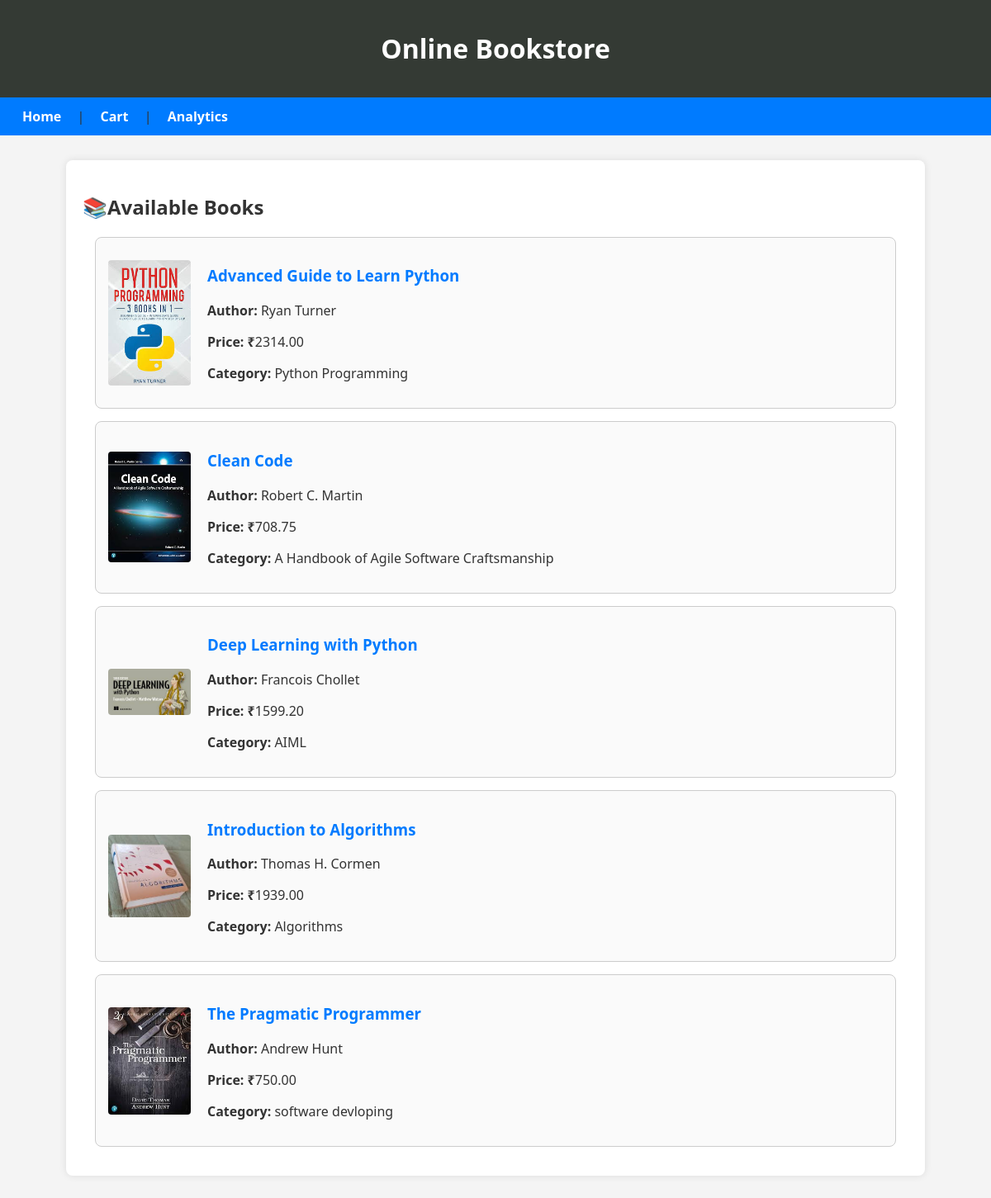
The page / on the database its author committed.
### bookstore/models.py (models this page shows, shortened)
class Book(models.Model):
    title = models.CharField(max_length=200)
    author = models.CharField(max_length=100)
    price = models.DecimalField(max_digits=6, decimal_places=2)
    description = models.TextField()
    category = models.CharField(max_length=50)
    stock = models.PositiveBigIntegerField()
    image = models.ImageField(upload_to='books/', blank=True)

### bookstore/views.py (the view)
# urls.py: path('',views.index, name='index'),
def index(request):
    books = Book.objects.all()
    return render(request, 'index.html', {'books': books})

### templates/index.html
{% extends 'base.html' %}
{% load static %}
{% block content %}
<h2>📚Available Books</h2>
{% for book in books %}
<div class="book-card">
    {% if book.image %}
    <img src="{{ book.image.url}}" alt="{{ book.title }}">
    {% endif %}
    <div class="info">
        <h3><a href="{% url 'book_detail' book.id %}">{{book.title}}</a></h2>
            <p><strong>Author: </strong>{{book.author}}</p>
            <p><strong>Price: ₹</strong>{{book.price}}</p>
            <p><strong>Category: </strong>{{book.category}}</p>
    </div>
</div>
{% endfor %}
{% endblock %}

### templates/base.html (shortened to what this page needs)
{% load static %}
<!DOCTYPE html>
<html>
<head>
    <link rel=" stylesheet" href="{% static 'styles.css' %}">
</head>
<body>
    <header><h1> Online Bookstore</h1></header>
    <nav>
        <a href="/">Home</a> | <a href="/cart/">Cart</a> | <a href="/analytics/">Analytics</a>
    </nav>
    <main>
        {% block content %} {% endblock %}
    </main>
</body>
</html>

### static/styles.css (style rules this page uses)
body { font-family: 'Segoe UI', sans-serif; background-color: #f4f4f4; margin: 0; padding: 0; color: #333; }
a { color: #007bff; text-decoration: none; }
header { background-color: #343a34; color: white; padding: 1rem; text-align: center; }
nav { background-color: #007bff; padding: 0.75rem; text-align: centre; }
nav a { margin: 0 15px; color: white; font-weight: bold; }
main { max-width: 1000px; margin: 30px auto; background: white; padding: 20px; border-radius: 8px; box-shadow: 0 0 10px rgba(0, 0, 0, 0.1); }
.book-card { border: 1px solid #ccc; border-radius: 8px; padding: 15px; margin: 15px; display: flex; align-items: center; gap: 20px; background-color: #fafafa; }
.book-card img { max-width: 100px; border-radius: 4px; }
.book-card .info { flex: 1; }

### rows shown on the page
Book: image (picture), title "Advanced Guide to Learn Python", author "Ryan Turner", price "2314.00", category "Python Programming"
Book: image (picture), title "Clean Code", author "Robert C. Martin", price "708.75", category "A Handbook of Agile Software Craftsmanship"
Book: image (picture), title "Deep Learning with Python", author "Francois Chollet", price "1599.20", category "AIML"
Book: image (picture), title "Introduction to Algorithms", author "Thomas H. Cormen", price "1939.00", category "Algorithms"
Book: image (picture), title "The Pragmatic Programmer", author "Andrew Hunt", price "750.00", category "software devloping"
